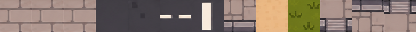
#> input picture assets/street/ground.png, 416 x 32 px
$ python gen_district.py
#> lines starting #> are read from the running program, lines starting #| are printed output that depends on the picture
### tools/district/ground.py
import numpy as np
from PIL import Image
from common import T, hsh, vnoise, grid

GROUND_SRC = None

def load_src(path):
#> called with path = 'assets/street/ground.png'
    global GROUND_SRC
    GROUND_SRC = np.array(Image.open(path).convert('RGB')).astype(np.float64)

def tex_asphalt(xs, ys, base=(63, 63, 69), s=1):
    out = np.zeros(xs.shape + (3,))
    out[:] = base
    m = vnoise(xs, ys, 48, s) - 0.5
    m2 = vnoise(xs, ys, 13, s + 1) - 0.5
    out += (m * 9 + m2 * 4)[..., None]
    sp = hsh(xs, ys, s + 2)
    out -= ((sp < 0.05) * 7)[..., None]
    out += ((sp > 0.965) * 8)[..., None]
    out += ((sp > 0.995) * 10)[..., None]
    return out

def tex_granite(xs, ys, base=(150, 141, 138), s=3, sw=48, sh=32):
    out = np.zeros(xs.shape + (3,))
    row = ys // sh
    off = (row % 2) * (sw // 2)
    sx = (xs + off) // sw
    tone = (hsh(sx, row, s) - 0.5) * 14
    out[:] = base
    out += tone[..., None]
    lx = (xs + off) % sw
    ly = ys % sh
    out += ((ly == 1) * 7 + (lx == 1) * 5)[..., None]
    out -= ((ly == sh - 1) * 10 + (lx == sw - 1) * 8)[..., None]
    seam = (ly == 0) | (lx == 0)
    out[seam] = (108, 100, 99)
    sp = hsh(xs, ys, s + 5)
    out -= ((sp < 0.06) * 9)[..., None]
    out += ((sp > 0.95) * 7)[..., None]
    return out

def tex_paving(xs, ys, s=4):
    """Reuse the approved pink paving tiles 0..2 of ground.png."""
    tx, ty = xs // T, ys // T
    idx = (hsh(tx, ty, s) * 3).astype(np.int64)
    lx, ly = xs % T, ys % T
    src = GROUND_SRC
    out = src[ly, idx * T + lx]
    sp = hsh(xs, ys, s + 1)
    out = out - ((sp < 0.02) * 6)[..., None]
    return out

def tex_cobble(xs, ys, s=6, base=(122, 113, 108)):
    sw, sh = 11, 9
    row = ys // sh
    off = (row % 2) * 5
    sx = (xs + off) // sw
    lx = (xs + off) % sw
    ly = ys % sh
    h = hsh(sx, row, s)
    out = np.zeros(xs.shape + (3,))
    out[:] = base
    out += ((h - 0.5) * 14)[..., None]
    warm = hsh(sx, row, s + 1) > 0.7
    out[warm] += (8, 2, -4)
    out += ((ly == 1) * 7 + (lx == 1) * 4)[..., None]
    out -= ((ly == sh - 2) * 6 + (lx == sw - 2) * 4)[..., None]
    gap = (ly == 0) | (lx == 0) | ((ly == sh - 1) & ((lx == 1) | (lx == sw - 1)))
    out[gap] = (92, 86, 82)
    corner = ((lx == 1) | (lx == sw - 1)) & ((ly == 1) | (ly == sh - 1))
    out[corner] = (100, 94, 90)
    return out

def tex_grass(xs, ys, s=8):
    out = np.zeros(xs.shape + (3,))
    out[:] = (98, 114, 38)
    m = vnoise(xs, ys, 20, s) - 0.5
    m2 = vnoise(xs, ys, 6, s + 1) - 0.5
    out += (m * 22)[..., None] * np.array([0.8, 1.0, 0.4])
    out += (m2 * 10)[..., None]
    sp = hsh(xs, ys, s + 2)
    tuft = (sp < 0.03)
    out[tuft] = (74, 92, 26)
    out[sp > 0.985] = (140, 150, 60)
    # occasional fallen leaves (November)
    leaf = hsh(xs // 2, ys // 2, s + 3) > 0.993
    out[leaf] = (196, 140, 50)
    return out

def tex_sand(xs, ys, s=9):
    out = np.zeros(xs.shape + (3,))
    out[:] = (192, 166, 122)
    m = vnoise(xs, ys, 16, s) - 0.5
    out += (m * 12)[..., None]
    sp = hsh(xs, ys, s + 1)
    out -= ((sp < 0.08) * 12)[..., None]
    out += ((sp > 0.96) * 10)[..., None]
    return out

def tex_water(xs, ys, s=10):
    out = np.zeros(xs.shape + (3,))
    out[:] = (40, 66, 76)
    m = vnoise(xs, ys, 60, s) - 0.5
    out += (m * 10)[..., None]
    # wave dashes: short horizontal strokes
    wy = ys // 6
    wx = (xs + (hsh(wy, 0, s) * 64).astype(np.int64)) // 14
    hh = hsh(wx, wy, s + 1)
    lx = (xs + (hsh(wy, 0, s) * 64).astype(np.int64)) % 14
    dash = (hh > 0.72) & (lx < 7) & (ys % 6 == 0)
    out[dash] = (70, 106, 114)
    dash2 = (hh > 0.93) & (lx < 4) & (ys % 6 == 1)
    out[dash2] = (124, 160, 164)
    dark = (hh < 0.12) & (lx < 9) & (ys % 6 == 3)
    out[dark] = (32, 54, 64)
    return out

### tools/district/common.py
import numpy as np

T = 32
MASK = np.uint64(0xFFFFFFFF)

def hsh(x, y, s=0):
    """Deterministic hash -> float in [0,1). x, y numpy int arrays or ints."""
    x = np.asarray(x, dtype=np.uint64)
    y = np.asarray(y, dtype=np.uint64)
    h = (x * np.uint64(374761393) + y * np.uint64(668265263) + np.uint64(s * 2654435761 % 4294967296)) & MASK
    h = ((h ^ (h >> np.uint64(13))) * np.uint64(1274126177)) & MASK
    h = h ^ (h >> np.uint64(16))
    return (h & MASK).astype(np.float64) / 4294967296.0

def vnoise(xs, ys, cell, s=0):
    gx, gy = xs // cell, ys // cell
    fx, fy = (xs % cell) / cell, (ys % cell) / cell
    fx = fx * fx * (3 - 2 * fx); fy = fy * fy * (3 - 2 * fy)
    a = hsh(gx, gy, s); b = hsh(gx + 1, gy, s); c = hsh(gx, gy + 1, s); d = hsh(gx + 1, gy + 1, s)
    return (a * (1 - fx) + b * fx) * (1 - fy) + (c * (1 - fx) + d * fx) * fy

def grid(x0, y0, w, h):
    ys, xs = np.mgrid[y0:y0 + h, x0:x0 + w]
    return xs.astype(np.int64), ys.astype(np.int64)

def shade(c, f):
    return tuple(max(0, min(255, int(round(v * f)))) for v in c[:3])

def mix(a, b, t):
    return tuple(int(round(a[i] * (1 - t) + b[i] * t)) for i in range(3))

def add(c, v):
    return tuple(max(0, min(255, int(c[i] + v))) for i in range(3))

### tools/district/pixfont.py
"""5x7 bitmap Cyrillic font for shop signs (uppercase, digits, a few marks)."""
G = {}
def g(ch, rows):
    G[ch] = rows.split()
g('А', '.###. #...# #...# ##### #...# #...# #...#')
g('Б', '##### #.... #.... ####. #...# #...# ####.')
g('В', '####. #...# #...# ####. #...# #...# ####.')
g('Г', '##### #.... #.... #.... #.... #.... #....')
g('Д', '.###. .#.#. .#.#. .#.#. .#.#. ##### #...#')
g('Е', '##### #.... #.... ####. #.... #.... #####')
G['Ё'] = G['Е']
g('Ж', '#.#.# #.#.# .###. ..#.. .###. #.#.# #.#.#')
g('З', '.###. #...# ....# ..##. ....# #...# .###.')
g('И', '#...# #...# #..## #.#.# ##..# #...# #...#')
g('Й', '.#.#. #...# #..## #.#.# ##..# #...# #...#')
g('К', '#...# #..#. #.#.. ##... #.#.. #..#. #...#')
g('Л', '..### .#..# .#..# .#..# .#..# .#..# #...#')
g('М', '#...# ##.## #.#.# #.#.# #...# #...# #...#')
g('Н', '#...# #...# #...# ##### #...# #...# #...#')
g('О', '.###. #...# #...# #...# #...# #...# .###.')
g('П', '##### #...# #...# #...# #...# #...# #...#')
g('Р', '####. #...# #...# ####. #.... #.... #....')
g('С', '.###. #...# #.... #.... #.... #...# .###.')
g('Т', '##### ..#.. ..#.. ..#.. ..#.. ..#.. ..#..')
g('У', '#...# #...# #...# .#### ....# #...# .###.')
g('Ф', '..#.. .###. #.#.# #.#.# #.#.# .###. ..#..')
g('Х', '#...# #...# .#.#. ..#.. .#.#. #...# #...#')
g('Ц', '#..#. #..#. #..#. #..#. #..#. ##### ....#')
g('Ч', '#...# #...# #...# .#### ....# ....# ....#')
g('Ш', '#.#.# #.#.# #.#.# #.#.# #.#.# #.#.# #####')
g('Щ', '#.#.# #.#.# #.#.# #.#.# #.#.# ##### ....#')
g('Ъ', '##... .#... .#... .###. .#..# .#..# .###.')
g('Ы', '#...# #...# #...# ###.# #.#.# #.#.# ###.#')
g('Ь', '#.... #.... #.... ####. #...# #...# ####.')
g('Э', '.###. #...# ....# .#### ....# #...# .###.')
g('Ю', '#..#. #.#.# #.#.# ###.# #.#.# #.#.# #..#.')
g('Я', '.#### #...# #...# .#### ..#.# .#..# #...#')
g('0', '.###. #...# #..## #.#.# ##..# #...# .###.')
g('1', '..#.. .##.. ..#.. ..#.. ..#.. ..#.. .###.')
g('2', '.###. #...# ....# ...#. ..#.. .#... #####')
g('3', '####. ....# ....# .###. ....# ....# ####.')
g('4', '#...# #...# #...# ##### ....# ....# ....#')
g('5', '##### #.... ####. ....# ....# #...# .###.')
g('6', '.###. #.... #.... ####. #...# #...# .###.')
g('7', '##### ....# ...#. ..#.. .#... .#... .#...')
g('8', '.###. #...# #...# .###. #...# #...# .###.')
g('9', '.###. #...# #...# .#### ....# ....# .###.')
g('.', '. . . . . . #')
g(',', '.. .. .. .. .. .# #.')
g('-', '... ... ... ### ... ... ...')
g('·', '. . . # . . .')
g('«', '..... ..... .#.#. #.#.. .#.#. ..... .....')
g('»', '..... ..... #.#.. .#.#. #.#.. ..... .....')
g('→', '....... ....#.. .....#. ####### .....#. ....#.. .......')
g('←', '....... ..#.... .#..... ####### .#..... ..#.... .......')
g('↓', '..#.. ..#.. ..#.. ..#.. #.#.# .###. ..#..')
g('↑', '..#.. .###. #.#.# ..#.. ..#.. ..#.. ..#..')
g('№', '#..#... ##.#... #.##.## #..#... #..#.## #..#... #..#...')
g(' ', '... ... ... ... ... ... ...')
g('N', '#...# ##..# #.#.# #..## #...# #...# #...#')

# [20 lines left out: functions width, draw, not called in this run]

### tools/district/gen_district.py
"""Procedural pixel-art generator for the Rubinshteyna district map.

Run:  python3 tools/district/gen_district.py   (from the repo root)
Writes assets/district/*.png and scripts/district_layout.gd.
"""
import os, sys, random, json
import numpy as np
from PIL import Image, ImageDraw
sys.path.insert(0, os.path.dirname(__file__))
from common import T, hsh, vnoise, grid, shade, mix, add
import ground as gr
import facade as fc
import roofs as rf
import pixfont

ROOT = os.path.abspath(os.path.join(os.path.dirname(__file__), '..', '..'))
OUT = os.path.join(ROOT, 'assets', 'district')
TW, TH = 136, 96
W, H = TW * T, TH * T
CHUNK = 1024
PREVIEW = os.environ.get('PREVIEW', '/workspace/shots')

def px(*v):
    return tuple(int(round(a * T)) for a in v)

img = Image.new('RGB', (W, H), (60, 60, 64))
road = np.zeros((H, W), bool)
water = np.zeros((H, W), bool)
blocked = np.zeros((H, W), bool)
SOLIDS = []      # Rect2 in px (x, y, w, h)
AREAS = []       # (x, y, w, h, name)

def fill(rect_t, fn, **kw):
    x0, y0, x1, y1 = px(*rect_t)
    x0, y0 = max(0, x0), max(0, y0)
    x1, y1 = min(W, x1), min(H, y1)
    if x1 <= x0 or y1 <= y0:
        return
    xs, ys = grid(x0, y0, x1 - x0, y1 - y0)
    arr = fn(xs, ys, **kw)
    img.paste(Image.fromarray(np.clip(arr, 0, 255).astype(np.uint8), 'RGB'), (x0, y0))
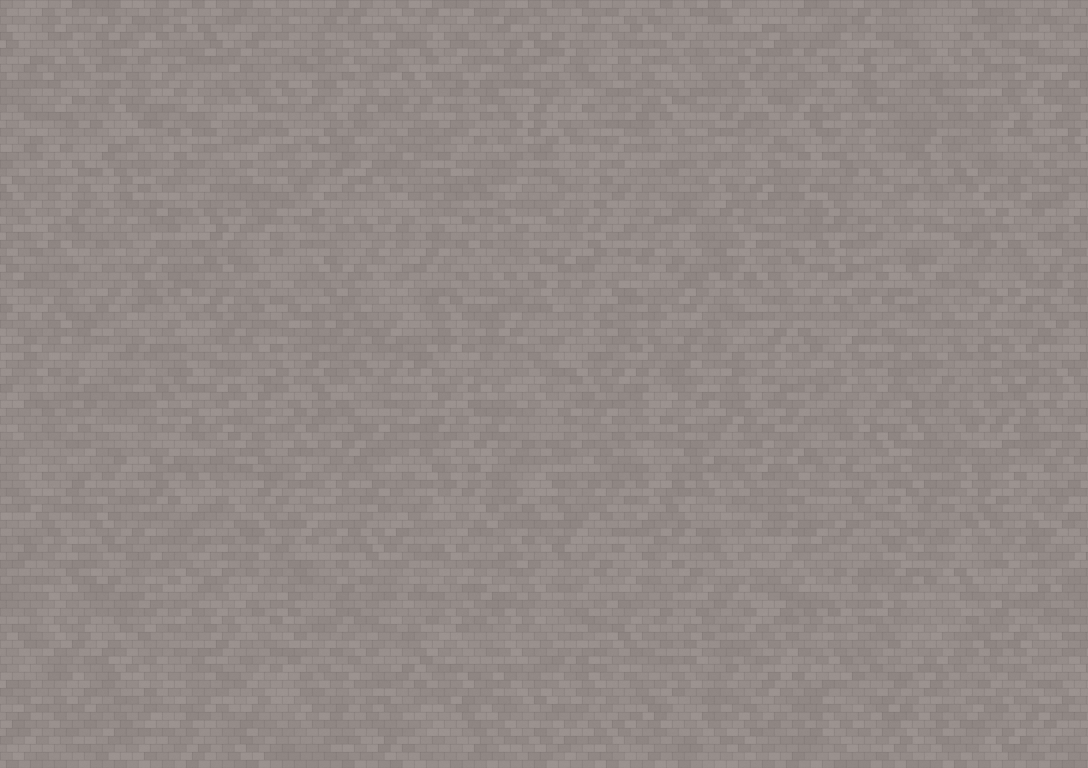
#> img: PIL image 4352x3072 RGB (shown at 1/4 size); mean R, G, B 146.9, 138, 135.1

def mark(mask, rect_t, v=True):
    x0, y0, x1, y1 = px(*rect_t)
    mask[max(0, y0):min(H, y1), max(0, x0):min(W, x1)] = v

def solid(x0, y0, x1, y1):
    SOLIDS.append((int(x0), int(y0), int(x1 - x0), int(y1 - y0)))

gr.load_src(os.path.join(ROOT, 'assets', 'street', 'ground.png'))

# ---------------------------------------------------------------- layout (tiles)
HSTREETS = [  # name, sw north y0, road y0, road y1, sw south y1, x0, x1, sidewalk texture
    ('Невский проспект', 9, 12, 20, 23, 0, TW, 'granite'),
    ('Улица Рубинштейна', 50, 53, 57, 59, 11, TW, 'paving'),
    ('Загородный проспект', 84, 86, 92, 94, 11, TW, 'granite2'),
]
VSTREETS = [  # name, sw west x0, road x0, road x1, sw east x1, y0, y1, road y0, road y1
    ('Набережная Фонтанки', 11, 13, 18, 20, 0, TH, 0, TH),
    ('Графский переулок', 56, 58, 62, 64, 23, 84, 20, 86),
    ('Владимирский проспект', 116, 118, 124, 126, 0, TH, 0, TH),
]
SW_TEX = {
    'granite': (gr.tex_granite, {}),
    'granite2': (gr.tex_granite, {'base': (142, 136, 134), 's': 11, 'sw': 32, 'sh': 32}),
    'paving': (gr.tex_paving, {}),
}
# default ground everywhere (embankment granite)
fill((0, 0, TW, TH), gr.tex_granite)
for name, a, b, c, dd, x0, x1, tex in HSTREETS:
    fn, kw = SW_TEX[tex]
    fill((x0, a, x1, b), fn, **kw)
    fill((x0, c, x1, dd), fn, **kw)
    AREAS.append(px(x0, a, x1 - x0, dd - a) + (name,))
for name, a, b, c, dd, y0, y1, ry0, ry1 in VSTREETS:
    tex = 'paving' if name.startswith('Граф') else 'granite'
    fn, kw = SW_TEX[tex]
    fill((a, y0, b, y1), fn, **kw)
    fill((c, y0, dd, y1), fn, **kw)
for name, a, b, c, dd, x0, x1, tex in HSTREETS:
    fill((x0, b, x1, c), gr.tex_asphalt)
    mark(road, (x0, b, x1, c))
for name, a, b, c, dd, y0, y1, ry0, ry1 in VSTREETS:
    fill((b, ry0, c, ry1), gr.tex_asphalt, s=5)
    mark(road, (b, ry0, c, ry1))
    AREAS.append(px(a, y0, dd - a, y1 - y0) + (name,))

# ---------------------------------------------------------------- curbs
def curbs():
    arr = np.array(img).astype(np.int16)
    side = ~road & ~water
    top = np.array((192, 186, 180)); edge = np.array((104, 98, 98)); face = np.array((132, 126, 124))
    shadow_k = 0.62
    # sidewalk pixels near road in each direction
    for dy, dx in ((1, 0), (-1, 0), (0, 1), (0, -1)):
        near = np.zeros_like(road)
        for k in range(1, 6):
            sh = np.roll(road, (-dy * k, -dx * k), axis=(0, 1))
            near |= sh
        cm = side & near
        arr[cm] = top
        # the edge line right at the road
        e = side & np.roll(road, (-dy, -dx), axis=(0, 1))
        arr[e] = edge
    # curb faces visible on the road below north curbs, shadows right/below curbs
    below = road & np.roll(side, (1, 0), axis=(0, 1))
    arr[below] = face
    for k in (2, 3):
        b2 = road & np.roll(side, (k, 0), axis=(0, 1)) & ~np.roll(side, (k - 1, 0), axis=(0, 1))
        arr[b2] = face * 0.8
    for k in range(1, 4):
        sh = road & np.roll(side, (0, k), axis=(0, 1))
        arr[sh] = (arr[sh] * shadow_k).astype(np.int16)
    for k in range(4, 6):
        sh = road & np.roll(side, (k, 0), axis=(0, 1))
        arr[sh] = (arr[sh] * 0.8).astype(np.int16)
    return Image.fromarray(np.clip(arr, 0, 255).astype(np.uint8), 'RGB')

# ---------------------------------------------------------------- river
fill((2, 0, 10, TH), gr.tex_water)
mark(water, (2, 0, 10, TH))
# granite parapets
# [15 lines left out: function parapet_v, not called in this run]

base_curbs = None

# ---------------------------------------------------------------- squares
# Benois courtyard (cobbles) and the garden square
fill((74, 66, 110, 84), gr.tex_cobble)
#> in fill (call 21), `img.paste(Image.fromarray(np.clip(arr, 0, 255).astype(np.uint8), 'RGB'..`:
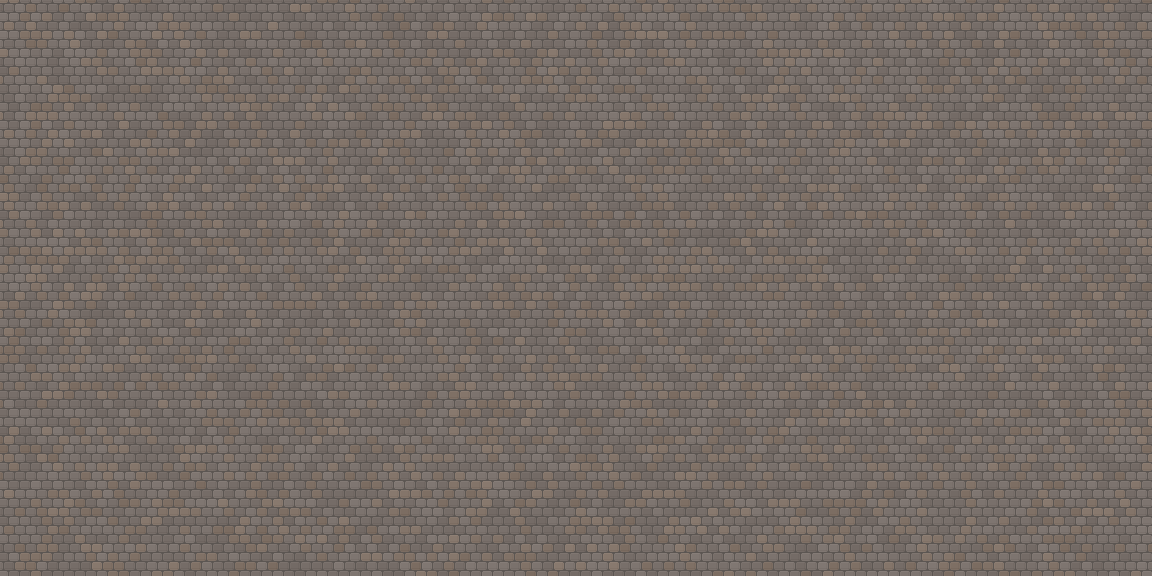
#> arr: shape (576, 1152, 3) float64; mean R, G, B 117.1, 107.4, 101.3
fill((30, 59, 46, 84), gr.tex_grass)
#> in fill (call 22), `img.paste(Image.fromarray(np.clip(arr, 0, 255).astype(np.uint8), 'RGB'..`:
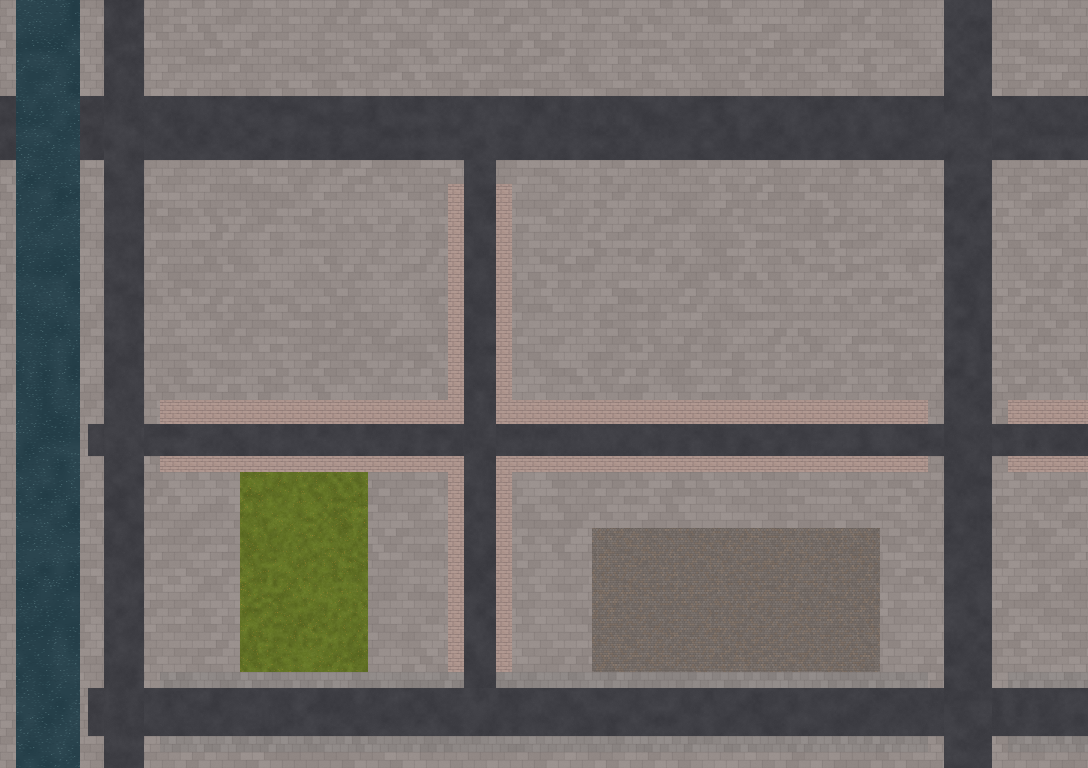
#> img: PIL image 4352x3072 RGB (shown at 1/4 size); mean R, G, B 116.7, 112.1, 109.7
#> in fill (call 22), `img.paste(Image.fromarray(np.clip(arr, 0, 255).astype(np.uint8), 'RGB'..`:
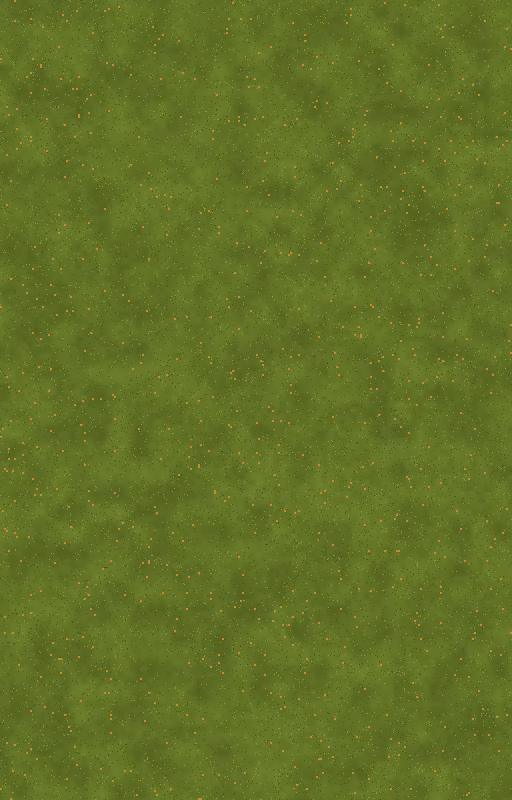
#> arr: shape (800, 512, 3) float64; mean R, G, B 98.8, 114.3, 38.2
AREAS.append(px(74, 59, 36, 25) + ('Двор «Фермы Бенуа»',))
AREAS.append(px(30, 59, 16, 25) + ('Сквер на Загородном',))
# garden paths
fill((36.5, 59, 39.5, 84), gr.tex_sand)
#> in fill (call 23), `img.paste(Image.fromarray(np.clip(arr, 0, 255).astype(np.uint8), 'RGB'..`:
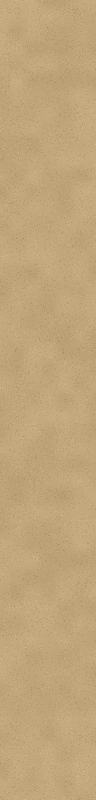
#> arr: shape (800, 96, 3) float64; mean R, G, B 191.7, 165.7, 121.7
fill((30, 70, 46, 72.5), gr.tex_sand)
#> in fill (call 24), `img.paste(Image.fromarray(np.clip(arr, 0, 255).astype(np.uint8), 'RGB'..`:
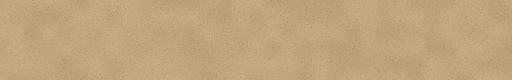
#> arr: shape (80, 512, 3) float64; mean R, G, B 191.7, 165.7, 121.7
d = ImageDraw.Draw(img)
cx, cy = px(38, 71.25)
d.ellipse([cx - 120, cy - 84, cx + 120, cy + 84], fill=(186, 160, 118))
xs, ys = grid(cx - 120, cy - 84, 240, 168)
sand = gr.tex_sand(xs, ys)
mask = ((xs - cx) / 120.0) ** 2 + ((ys - cy) / 84.0) ** 2 <= 1
reg = np.array(img.crop((cx - 120, cy - 84, cx + 120, cy + 84))).astype(np.float64)
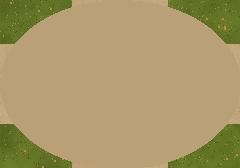
#> reg: shape (168, 240, 3) float64; mean R, G, B 170.3, 151.9, 103.5
reg[mask] = sand[mask]
img.paste(Image.fromarray(reg.astype(np.uint8)), (cx - 120, cy - 84))

# curbs must be computed before blocks are drawn
#> (the run stopped early here; a loop or call above may not have finished)
